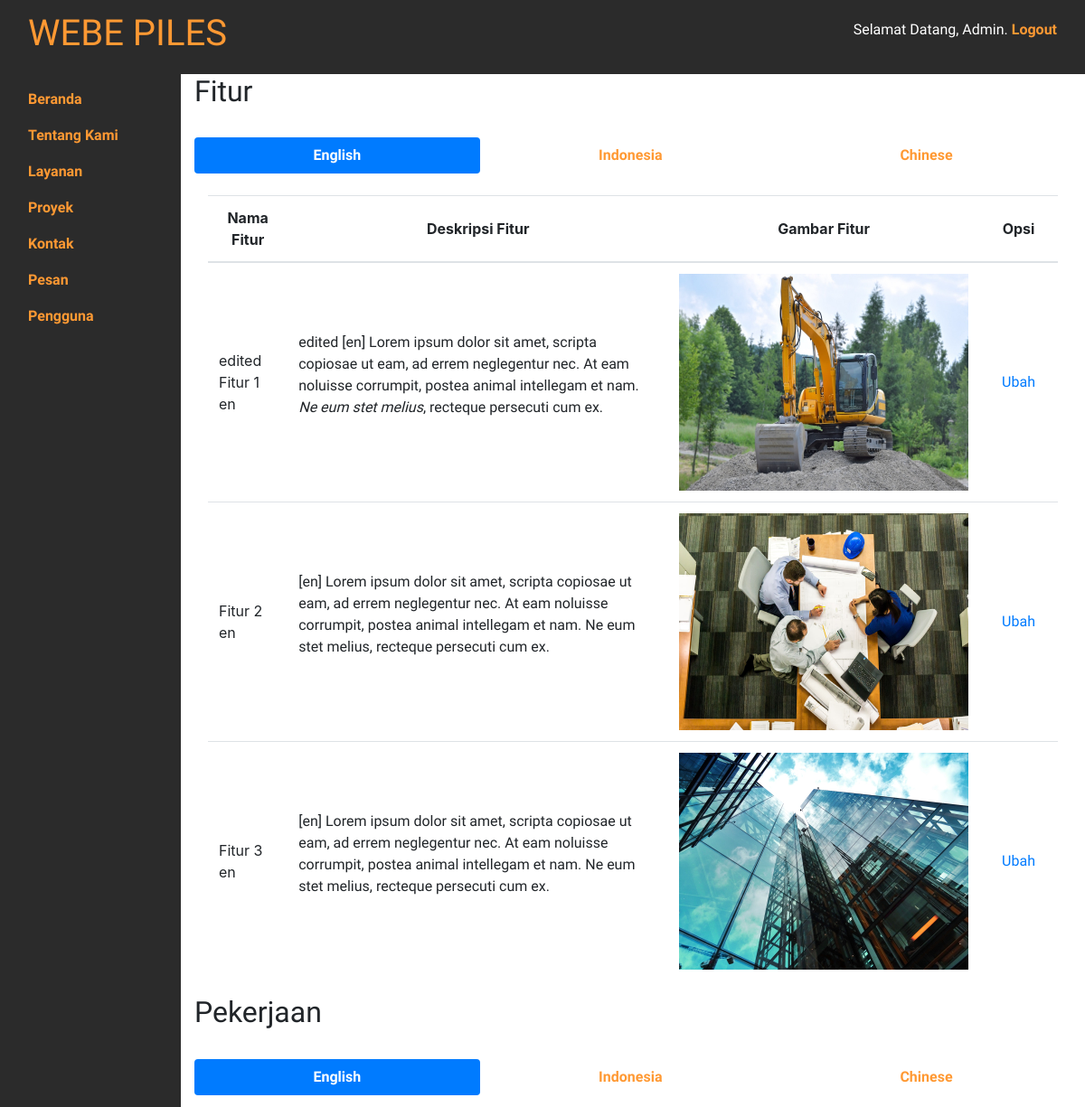
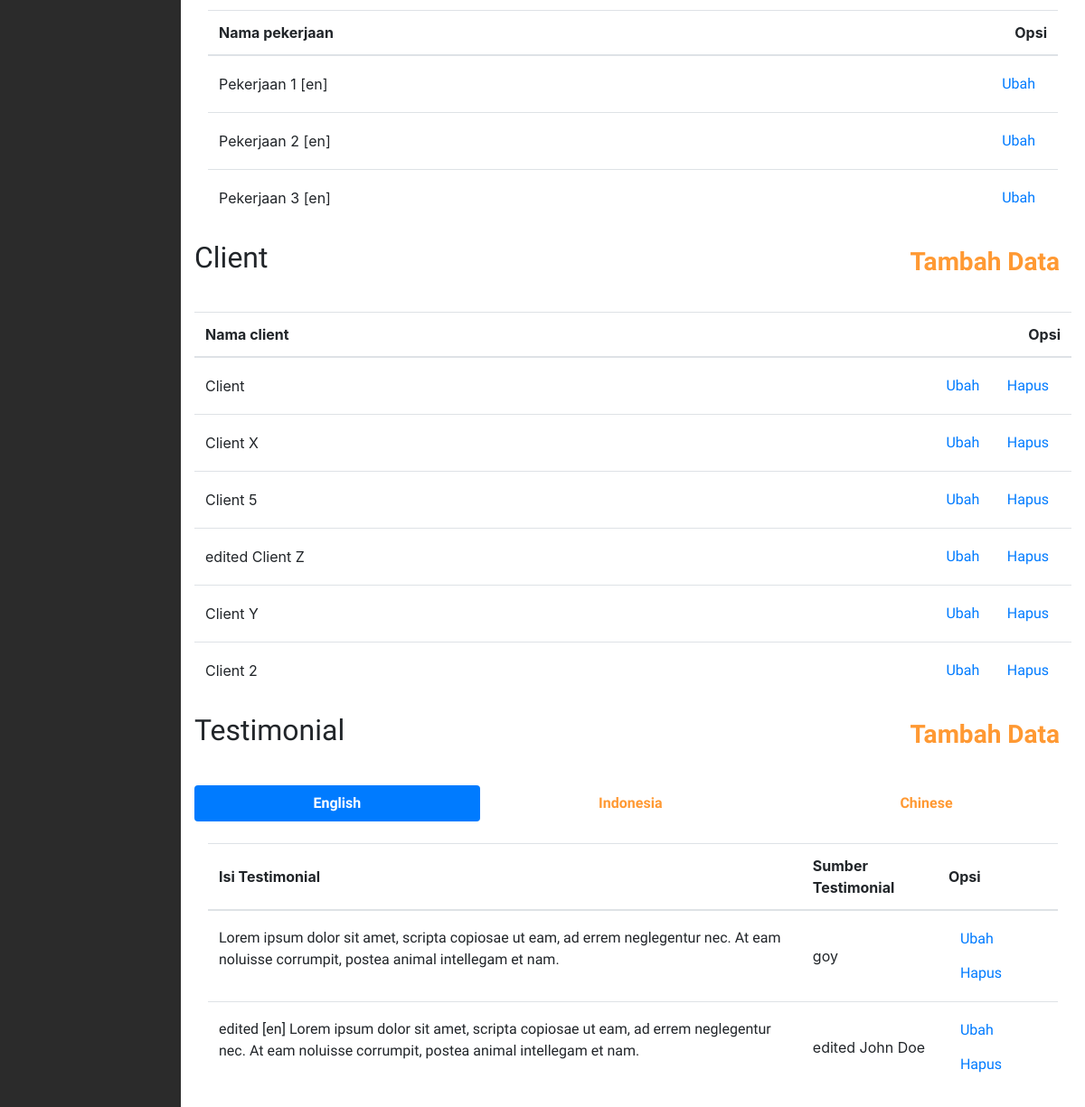
Screenshot of /admin/beranda.php (signed in) with the database file from the repository (2 pictures, top to bottom).
### tables this page shows
CREATE TABLE `fitur` (
  `id_fitur` int(11) NOT NULL,
  `nama_fitur` varchar(20) NOT NULL,
  `deskripsi_fitur` text NOT NULL,
  `gambar_fitur` varchar(200) NOT NULL,
  `bahasa_fitur` varchar(2) DEFAULT NULL
);

CREATE TABLE `pekerjaan` (
  `id_pekerjaan` int(11) NOT NULL,
  `nama_pekerjaan` varchar(30) DEFAULT '0',
  `bahasa_pekerjaan` varchar(2) DEFAULT NULL
);

CREATE TABLE `client` (
  `id_client` int(11) NOT NULL,
  `nama_client` varchar(30) DEFAULT '0'
);

CREATE TABLE `testimonial` (
  `id_testimonial` int(11) NOT NULL,
  `isi_testimonial` text,
  `sumber_testimonial` varchar(50) DEFAULT '0',
  `bahasa_testimonial` varchar(2) DEFAULT NULL
);

### admin/beranda.php (the view, shortened to what this page needs)
<!doctype html>
<html lang="id">
  <?php include 'head.php'; ?>
  </head>
  <body>
    <?php include 'navbar.php'; ?>
    <div class="container-fluid">
      <div class="row">
        <div class="col-md-10">
          <div class="row">
            <div class="col d-flex justify-content-between">
              <h2>Fitur</h2>
            </div>
          </div>
          <br>
          <ul class="nav nav-pills nav-fill" role="tablist">
            <li class="nav-item">
              <a class="nav-link active" data-toggle="pill" href="#fitur-en">English</a>
            </li>
            <li class="nav-item">
              <a class="nav-link" data-toggle="pill" href="#fitur-id">Indonesia</a>
            </li>
            <li class="nav-item">
              <a class="nav-link" data-toggle="pill" href="#fitur-cn">Chinese</a>
            </li>
          </ul>
          <div class="tab-content">
            <div id="fitur-en" class="container tab-pane active"><br>
              <?php
                include 'fungsi/koneksi.php';
                $fitur_en = "SELECT * FROM fitur WHERE bahasa_fitur = 'en'";
                $hasil_fitur_en = mysqli_query($koneksi, $fitur_en);
              ?>
              <table class="table table-hover">
                <thead class="text-center">
                  <tr>
                    <th class="align-middle">Nama Fitur</th>
                    <th class="align-middle">Deskripsi Fitur</th>
                    <th class="align-middle">Gambar Fitur</th>
                    <th class="align-middle">Opsi</th>
                  </tr>
                </thead>
                <tbody>
                  <?php
                    while ($row_fitur_en = mysqli_fetch_array($hasil_fitur_en, MYSQLI_ASSOC)) {
                  ?>
                  <tr>
                    <td class="align-middle"><?php echo $row_fitur_en['nama_fitur']; ?></td>
                    <td class="align-middle"><?php echo $row_fitur_en['deskripsi_fitur']; ?></td>
                    <td class="align-middle"><img style="width: 320px; height: 240px;" src="../<?php echo $row_fitur_en['gambar_fitur']; ?>"></td>
                    <td class="align-middle">
                      <a href="ubah/ubah-fitur.php?id=<?php echo $row_fitur_en['id_fitur']; ?>" class="btn btn-link">Ubah</a>
                    </td>
                  </tr>
                  <?php
                    }
                  ?>
                </tbody>
              </table>
            </div>
          </div>
          <div class="row">
            <div class="col d-flex justify-content-between">
              <h2>Pekerjaan</h2>
            </div>
          </div>
          <br>
          <ul class="nav nav-pills nav-fill" role="tablist">
            <li class="nav-item">
              <a class="nav-link active" data-toggle="pill" href="#pekerjaan-en">English</a>
            </li>
            <li class="nav-item">
              <a class="nav-link" data-toggle="pill" href="#pekerjaan-id">Indonesia</a>
            </li>
            <li class="nav-item">
              <a class="nav-link" data-toggle="pill" href="#pekerjaan-cn">Chinese</a>
            </li>
          </ul>
          <div class="tab-content">
            <div id="pekerjaan-en" class="container tab-pane active"><br>
              <?php
                include 'fungsi/koneksi.php';
                $pekerjaan_en = "SELECT * FROM pekerjaan WHERE bahasa_pekerjaan = 'en'";
                $hasil_pekerjaan_en = mysqli_query($koneksi, $pekerjaan_en);
              ?>
              <table class="table table-hover">
                <thead>
                  <tr>
                    <th class="align-middle">Nama pekerjaan</th>
                    <th class="text-right">Opsi</th>
                  </tr>
                </thead>
                <tbody>
                  <?php
                    while ($row_pekerjaan_en = mysqli_fetch_array($hasil_pekerjaan_en, MYSQLI_ASSOC)) {
                  ?>
                  <tr>
                    <td class="align-middle"><?php echo $row_pekerjaan_en['nama_pekerjaan']; ?></td>
                    <td class="text-right">
                      <a href="ubah/ubah-pekerjaan.php?id=<?php echo $row_pekerjaan_en['id_pekerjaan']; ?>" class="btn btn-link">Ubah</a>
                    </td>
                  </tr>
                  <?php
                    }
                  ?>
                </tbody>
              </table>
            </div>
          </div>
          <div class="row">
            <div class="col d-flex justify-content-between">
              <h2>Client</h2>
              <a href="tambah/tambah-client.php" class="btn btn-link">
                <h3 style="color: #ff9933; font-weight: bold;">Tambah Data</h3>
              </a>
            </div>
          </div>
          <br>
          <?php
            include 'fungsi/koneksi.php';
            $client = "SELECT * FROM client ORDER BY id_client DESC";
            $hasil_client = mysqli_query($koneksi, $client);
          ?>
          <table class="table table-hover text-left">
            <thead>
              <tr>
                <th class="align-middle">Nama client</th>
                <th class="text-right">Opsi</th>
              </tr>
            </thead>
            <tbody>
              <?php
                while ($row_client = mysqli_fetch_array($hasil_client, MYSQLI_ASSOC)) {
              ?>
              <tr>
                <td class="align-middle"><?php echo $row_client['nama_client']; ?></td>
                <td class="text-right">
                  <a href="ubah/ubah-client.php?id=<?php echo $row_client['id_client']; ?>" class="btn btn-link">Ubah</a>
                  <a href="fungsi/delete/delete-client.php?id=<?php echo $row_client['id_client']; ?>" class="btn btn-link">Hapus</a>
                </td>
              </tr>
              <?php
                }
              ?>
            </tbody>
          </table>
          <div class="row">
            <div class="col d-flex justify-content-between">
              <h2>Testimonial</h2>
              <a href="tambah/tambah-testimonial.php" class="btn btn-link">
                <h3 style="color: #ff9933; font-weight: bold;">Tambah Data</h3>
              </a>
            </div>
          </div>
          <br>
          <ul class="nav nav-pills nav-fill" role="tablist">
            <li class="nav-item">
              <a class="nav-link active" data-toggle="pill" href="#testimonial-en">English</a>
            </li>
            <li class="nav-item">
              <a class="nav-link" data-toggle="pill" href="#testimonial-id">Indonesia</a>
            </li>
            <li class="nav-item">
              <a class="nav-link" data-toggle="pill" href="#testimonial-cn">Chinese</a>
            </li>
          </ul>
          <div class="tab-content">
            <div id="testimonial-en" class="container tab-pane active"><br>
              <?php
                include 'fungsi/koneksi.php';
                $testimonial_en = "SELECT * FROM testimonial WHERE bahasa_testimonial = 'en' ORDER BY id_testimonial DESC";
                $hasil_testimonial_en = mysqli_query($koneksi, $testimonial_en);
              ?>
              <table class="table table-hover text-left">
                <thead>
                  <tr>
                    <th class="align-middle">Isi Testimonial</th>
                    <th class="align-middle">Sumber Testimonial</th>
                    <th class="align-middle">Opsi</th>
                  </tr>
                </thead>
                <tbody>
                  <?php
                    while ($row_testimonial_en = mysqli_fetch_array($hasil_testimonial_en, MYSQLI_ASSOC)) {
                  ?>
                  <tr>
                    <td class="align-middle"><?php echo $row_testimonial_en['isi_testimonial']; ?></td>
                    <td class="align-middle"><?php echo $row_testimonial_en['sumber_testimonial']; ?></td>
                    <td class="align-middle">
                      <a href="ubah/ubah-testimonial.php?id=<?php echo $row_testimonial_en['id_testimonial']; ?>" class="btn btn-link">Ubah</a>
                      <a href="fungsi/delete/delete-testimonial.php?id=<?php echo $row_testimonial_en['id_testimonial']; ?>" class="btn btn-link">Hapus</a>
                    </td>
                  </tr>
                  <?php
                    }
                  ?>
                </tbody>
              </table>
            </div>
          </div>
        </div>
      </div>
    </div>
  </body>
</html>

### style.css (style rules this page uses)
h1, h2, h3 { font-family: 'Oswald', sans-serif; }
h4, p, a, address { font-family: 'Raleway', sans-serif; }
a { font-weight: bold; color: #ff9933; }

### rows the page displays
fitur: nama_fitur "edited Fitur 1 en", deskripsi_fitur "edited [en] Lorem ipsum dolor sit amet, scripta copiosae ut eam, ad errem neglegentur nec. At eam noluisse corrumpit, postea animal intellegam et nam. Ne eum stet melius , recteque persecuti cum ex.", gambar_fitur (picture)
fitur: nama_fitur "Fitur 2 en", deskripsi_fitur "[en] Lorem ipsum dolor sit amet, scripta copiosae ut eam, ad errem neglegentur nec. At eam noluisse corrumpit, postea animal intellegam et nam. Ne eum stet melius, recteque persecuti cum ex.", gambar_fitur (picture)
fitur: nama_fitur "Fitur 3 en", deskripsi_fitur "[en] Lorem ipsum dolor sit amet, scripta copiosae ut eam, ad errem neglegentur nec. At eam noluisse corrumpit, postea animal intellegam et nam. Ne eum stet melius, recteque persecuti cum ex.", gambar_fitur (picture)
pekerjaan: nama_pekerjaan "Pekerjaan 1 [en]"
pekerjaan: nama_pekerjaan "Pekerjaan 2 [en]"
pekerjaan: nama_pekerjaan "Pekerjaan 3 [en]"
client: nama_client "Client"
client: nama_client "Client X"
client: nama_client "Client 5"
client: nama_client "edited Client Z"
client: nama_client "Client Y"
client: nama_client "Client 2"
testimonial: isi_testimonial "Lorem ipsum dolor sit amet, scripta copiosae ut eam, ad errem neglegentur nec. At eam noluisse corrumpit, postea animal intellegam et nam.", sumber_testimonial "goy"
testimonial: isi_testimonial "edited [en] Lorem ipsum dolor sit amet, scripta copiosae ut eam, ad errem neglegentur nec. At eam noluisse corrumpit, postea animal intellegam et nam.", sumber_testimonial "edited John Doe"
